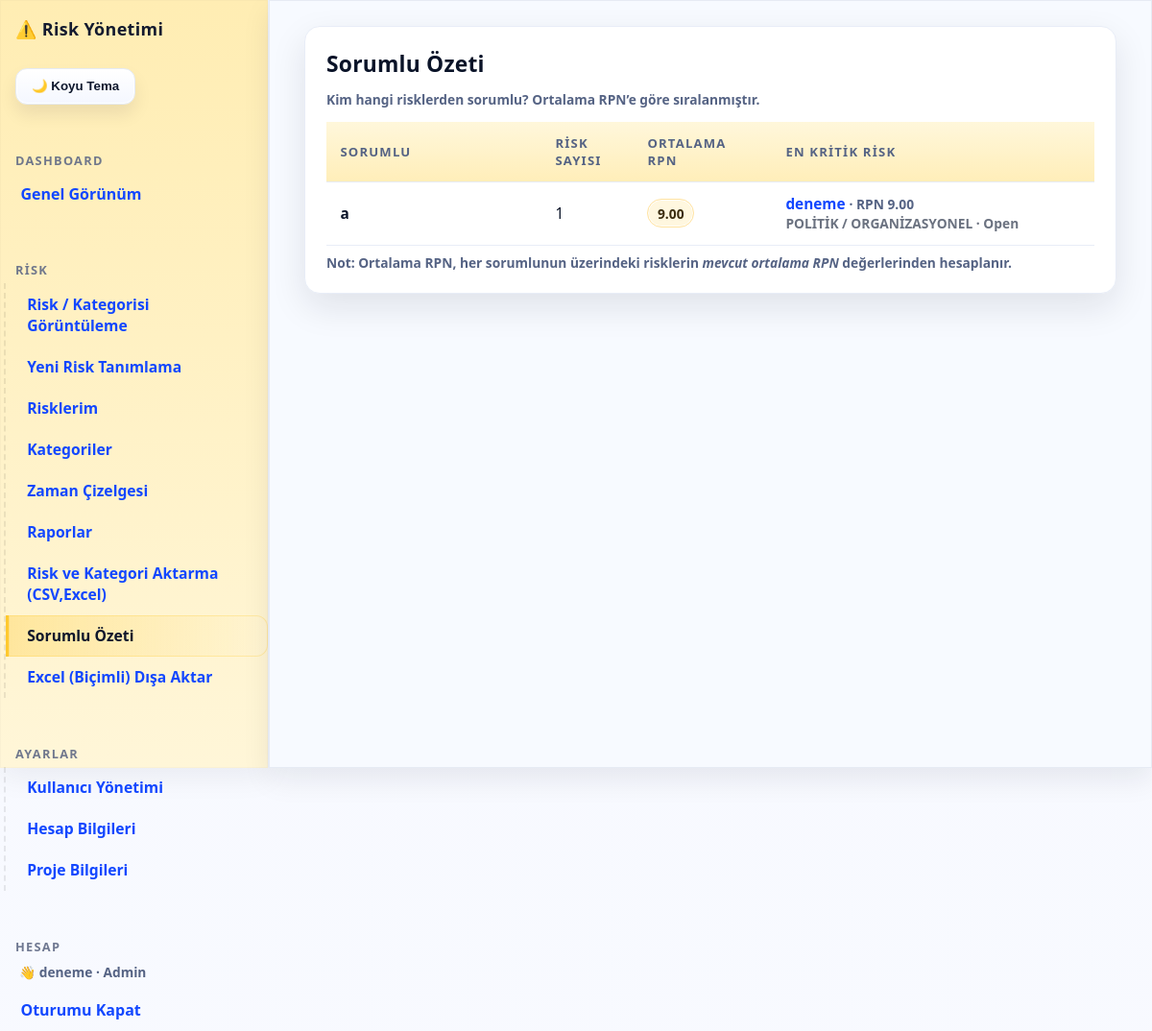
Page /responsibles (signed in) on the committed database.
### riskapp/models.py (models this page shows, shortened)
class Risk(db.Model):
    __tablename__ = "risks"
    id          = db.Column(db.Integer, primary_key=True)
    title       = db.Column(db.String(200), nullable=False, index=True)
    category    = db.Column(db.String(100), nullable=True, index=True)  # not: string olarak kalıyor
    description = db.Column(db.Text, nullable=True)
    owner       = db.Column(db.String(120), nullable=True)
    status      = db.Column(db.String(50), default="Open", index=True)
    risk_type   = db.Column(db.String(20), nullable=True)   # "product" | "project" | ...
    responsible = db.Column(db.String(120), nullable=True)  # Sorumlu kişi/ekip
    mitigation  = db.Column(db.Text, nullable=True)         # Önlemler / faaliyetler
    duration    = db.Column(db.String(100), nullable=True)  # Etki süresi (örn: 6 ay, proje boyunca)
    start_month = db.Column(db.String(20),  nullable=True)  # Başlangıç ayı (YYYY-MM)
    end_month   = db.Column(db.String(20),  nullable=True)  # Bitiş ayı (YYYY-MM)
    project_id  = db.Column(db.Integer, index=True)         # ProjectInfo.id ile eşleştirilir (FK opsiyonel)
    created_at  = db.Column(db.DateTime, default=datetime.utcnow)
    updated_at  = db.Column(db.DateTime, default=datetime.utcnow, onupdate=datetime.utcnow)
    evaluations = db.relationship(
        "Evaluation", backref="risk", cascade="all, delete-orphan", lazy=True
    )
    comments = db.relationship(
        "Comment", backref="risk", cascade="all, delete-orphan", lazy=True
    )
    def avg_rpn(self):
        vals = [e.rpn() for e in self.evaluations if e.rpn() is not None]
        return round(sum(vals) / len(vals), 2) if vals else None

### riskapp/app.py (the view)
    @app.route("/responsibles")
    def responsibles():
        pid = _get_active_project_id()
        query = Risk.query
        if pid:
            query = query.filter(Risk.project_id == pid)
        risks = query.order_by(Risk.responsible.asc(), Risk.updated_at.desc()).all()
        buckets = {}
        for r in risks:
            name = (r.responsible or "").strip()
            if not name:
                continue
            buckets.setdefault(name, []).append(r)
        rows = []
        for name, items in buckets.items():
            rpns = []
            for ri in items:
                val = ri.avg_rpn()
                if val is not None:
                    rpns.append(float(val))
            avg_rpn = (sum(rpns) / len(rpns)) if rpns else None
            critical = None
            best = -1.0
            for ri in items:
                val = ri.avg_rpn()
                if val is not None and float(val) > best:
                    best = float(val)
                    critical = ri
            rows.append({
                "responsible": name,
                "count": len(items),
                "avg_rpn": avg_rpn,
                "critical": critical
            })
        rows.sort(
            key=lambda x: (
                x["avg_rpn"] is None,
                -x["avg_rpn"] if x["avg_rpn"] is not None else 0,
                x["responsible"]
            )
        )
        return render_template("responsible_summary.html", rows=rows)

### riskapp/models.py (called while the page is built)
    def rpn(self):
        if self.probability is None or self.severity is None:
            return None
        return self.probability * self.severity

### riskapp/templates/responsible_summary.html (shortened to what this page needs)
{% extends "base.html" %}
{% block content %}
<div class="card">
  <h2>Sorumlu Özeti</h2>
  <p class="small">Kim hangi risklerden sorumlu? Ortalama RPN’e göre sıralanmıştır.</p>
  <table class="table">
    <thead>
      <tr>
        <th style="width:28%">Sorumlu</th>
        <th style="width:12%">Risk Sayısı</th>
        <th style="width:18%">Ortalama RPN</th>
        <th>En Kritik Risk</th>
      </tr>
    </thead>
    <tbody>
      {% for row in rows %}
        <tr>
          <td><strong>{{ row.responsible }}</strong></td>
          <td>{{ row.count }}</td>
          <td>
            {% if row.avg_rpn is not none %}
              <span class="badge">{{ '%.2f'|format(row.avg_rpn) }}</span>
            {% else %}—{% endif %}
          </td>
          <td>
            {% if row.critical %}
              <a href="{{ url_for('risk_detail', risk_id=row.critical.id) }}">{{ row.critical.title }}</a>
              {% set cr = row.critical.avg_rpn() %}
              {% if cr is not none %}
                <span class="small">· RPN {{ '%.2f'|format(cr) }}</span>
              {% endif %}
              <div class="small" style="color:#6b7280">
                {{ row.critical.category or '-' }} · {{ row.critical.status }}
              </div>
            {% else %}
              —
            {% endif %}
          </td>
        </tr>
      {% else %}
        <tr>
          <td colspan="4">Sorumlusu atanmış risk bulunamadı.</td>
        </tr>
      {% endfor %}
    </tbody>
  </table>
  <div class="small" style="margin-top:8px">
    Not: Ortalama RPN, her sorumlunun üzerindeki risklerin <em>mevcut ortalama RPN</em> değerlerinden hesaplanır.
  </div>
</div>
{% endblock %}

### riskapp/static/style.css (style rules this page uses)
:root { --bg:#0b0f14; --card:#121821; --muted:#8aa0b2; --fg:#e6eef8; --accent:#22c55e; --danger:#ef4444; --warn:#f59e0b; --line:#1f2937; --ink:#cfe0f0; --ink-dim:#9db0c0; --ink-strong:#e6eef8; --surface:#0f1a24; --surface-2:#0b1420; --surface-3:#111c29; --surface-4:#122136; --outline:#1b2a40; --ring:#3b82f6; }
html[data-theme="light"] { --bg:#f7f9ff; --card:#ffffff; --muted:#556384; --fg:#0a1328; --accent:#16a34a; --danger:#dc2626; --warn:#d97706; --line:#e6ebf4; --ink:#25324b; --ink-dim:#6b7692; --ink-strong:#0a1328; --surface:#f7faff; --surface-2:#fff7d6; --surface-3:#ffffff; --surface-4:#fff3cc; --outline:#e6ebf4; --ring:#ffd65a; }
* { box-sizing:border-box }
html,body { margin:0; padding:0; background:var(--bg); color:var(--fg); font-family:Inter,system-ui,Segoe UI,Roboto,Arial,sans-serif; -webkit-font-smoothing:antialiased; text-rendering:optimizeLegibility; transition: background .25s ease, color .25s ease; }
a { color:#93c5fd; text-decoration:none }
html[data-theme="light"] a { color:#1247ff }
.card { background:var(--card); border:1px solid var(--line); border-radius:16px; padding:16px; box-shadow:0 10px 30px rgba(0,0,0,.25); transition: background .25s ease, border-color .25s ease, box-shadow .25s ease; }
html[data-theme="light"] .card { box-shadow:0 14px 36px rgba(15,23,42,.10); }
.table { width:100%; border-collapse:collapse }
.table th,.table td { border-bottom:1px solid var(--line); padding:10px; text-align:left; }
.table th { font-size:.86rem; letter-spacing:.06em; text-transform:uppercase; color:var(--muted); }
html[data-theme="light"] .table th,.table td { border-bottom-color:#e6ebf4; }
.badge { padding:4px 8px; border-radius:999px; font-size:.8rem; border:1px solid var(--line); background:#0f172a; color:var(--fg); }
html[data-theme="light"] .badge { background:#fff7df; border-color:#ffe3a1; color:#3a2c0e; font-weight:700; }
.small { font-size:.9rem; color:#a3b5c3 }
html[data-theme="light"] .small { color:#556384 }

### rows in the picture
Risk: critical "deneme", critical "POLİTİK / ORGANİZASYONEL", critical.status "Open"

### other values in the picture
{{ session.get('username') }} "deneme"
{{ session.get('role')|capitalize }} "Admin"
{{ row.responsible }} "a"
{{ row.count }} "1"
{{ '%.2f'|format(row.avg_rpn) }} "9.00"
{{ '%.2f'|format(cr) }} "9.00"
